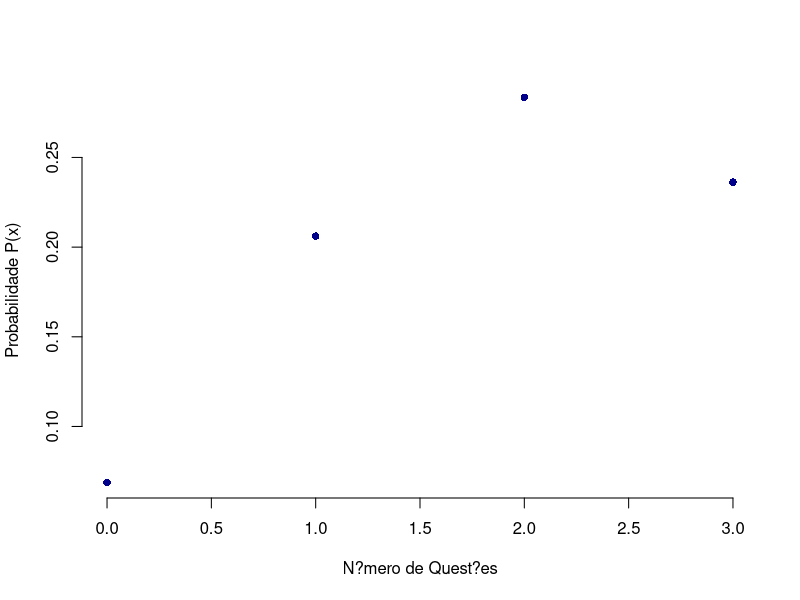

Write the R code that produced this figure.
# Distribui??o Binomial

# Pasta de trabalho
setwd("~/Dropbox/DSA/PowerBI-DataScience/Cap12")
getwd()

# Fun??es de Distribui??o Binomial no R
# dbinom(x, size, prob)
# pbinom(x, size, prob)
# qbinom(p, size, prob)
# rbinom(n, size, prob)

# x ? um vetor de n?meros.
# p ? um vetor de probabilidades.
# n ? o n?mero de observa??es.
# size ? o n?mero de tentativas.
# prob probabilidade de sucesso em cada tentativa.

# A distribui??o binomial ? uma distribui??o de probabilidade discreta. 
# Ela descreve o resultado de n experimentos independentes em um experimento. 
# Cada ensaio ? suposto ter apenas dois resultados, seja sucesso ou fracasso.

# Suponha que haja 12 perguntas de m?ltipla escolha em um exame. 
# Cada pergunta tem 5 respostas poss?veis, e apenas 1 delas est? correta. 
# Encontre a probabilidade de ter 3 ou menos respostas corretas se um aluno tentar responder a todas 
# as perguntas aleatoriamente.

# Uma vez que apenas uma entre cinco respostas poss?veis est? correta, a probabilidade de responder a 
# uma pergunta corretamente por aleatoriedade ? 1/5 = 0,2. Podemos encontrar a probabilidade de ter 
# exatamente 3 respostas corretas por tentativas aleat?rias como segue.
help(Binomial)
?dbinom
dbinom(2, size = 12, prob = 0.2) 

# Caso voc? queira visualizar as probabilidades para 0, 1, 2 e 3 quest?es, podemos fazer assim:

# Definir um vetor com os valores que ser?o considerados (valores de x)
x = c(0,1,2,3)

# Atribuir o resultado da fun??o dbinom() a um objeto. Perceba que passamos o vetor x como par?metro
resultado <- dbinom(x = x, size = 12, prob = 0.2) 

# Gravar tudo em um dataframe
df <- data.frame(x, resultado)

# Imprimir em formato de tabela
install.packages("knitr")
library(knitr)
print(kable(df, digits = 3, align = c("r","c"), caption = "Probabilidades Binomiais"))

# Plot
plot(df$x, 
     df$resultado, 
     pch = 16, 
     col = "darkblue", 
     xlab = "N?mero de Quest?es", 
     ylab = "Probabilidade P(x)", 
     bty = "n") 




